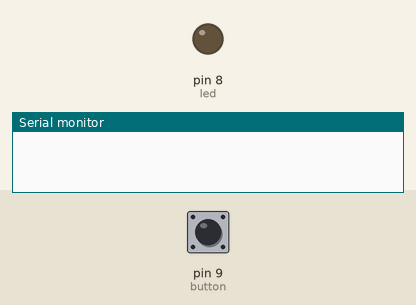
Bench run of a sketch on a simulated Arduino Uno, built with avr-gcc and run on an emulated ATmega328P. Parts: output pins drawn as LEDs (lit = HIGH), the last lines printed to the serial monitor. Inputs (shaded band) come from the test bench; at power-on: pin 9 (button) LOW.

Above: at 1.2 s.
1.3 s: pin 9 (button) pulled HIGH for 0.15 s
At 1.5 s:
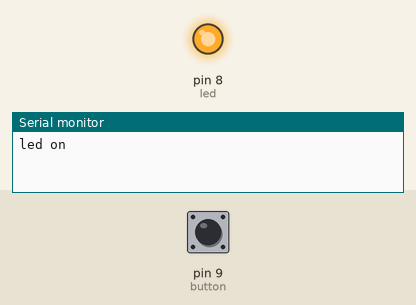
Timing chart, 0 to 4.3 s (numbered marks = the images above; inputs shaded):
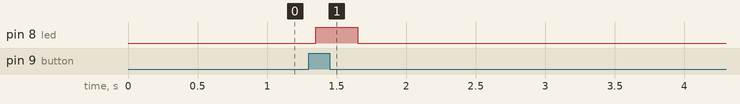

The sketch:

pull_down_blinkin_Ntimes.ino
```cpp
// ---------------------------------------------
// Project: Button Controlled LED with Pulldown Resistor
// Goal: Each time you press the button, the LED blinks
//       as many times as the number of presses so far.
//
// Hardware connections:
//   - LED connected to digital pin 8 (through 220Ω resistor to GND)
//   - Button connected to digital pin 9 (with 10kΩ pulldown resistor to GND)
// ---------------------------------------------

// Step 1: Define which pins are used
const int led = 8;      // Pin for LED
const int button = 9;   // Pin for Button

// Step 2: Create variables to keep track of button presses and state
int count = 0;          // Counts how many times button was pressed
int button_state = LOW;   // Remembers the last button state (HIGH or LOW)
unsigned long debounce_time = 0;  // Time when the button state last changed
unsigned long debounce_delay = 50;    // Delay (ms) to filter out noise when pressing button

// ---------------------------------------------
void setup() {
  // Step 3: Tell Arduino what each pin does
  pinMode(led, OUTPUT);     // LED will be controlled by Arduino
  pinMode(button, INPUT);
  Serial.begin(9600);   // Button is read as an input (uses pulldown resistor)

}
// ---------------------------------------------
void loop() {
  // Step 5: Read the button’s current state (HIGH if pressed, LOW if not)
  int reading = digitalRead(button);

  // Step 6: Debounce logic
  // If the reading has changed since last time, reset the timer
  if (reading != button_state) {
    debounce_time = millis();  // Record the time of this change
  }

  // Step 7: Check if enough time has passed to confirm the button press
  if ((millis() - debounce_time) > debounce_delay) {
    // Step 8: We’ll detect the moment the button changes from LOW to HIGH
    static int buttonPrev = LOW; // Remember previous stable state

    if (reading == HIGH && buttonPrev == LOW) {
      // Button was just pressed!
      count++;               // Increase the count
      blinkLED(count);       // Blink LED as many times as count
    }

    // Update the previous button state
    buttonPrev = reading;
  }

  // Step 9: Save current reading for next loop
  button_state = reading;
}
// ---------------------------------------------
void blinkLED(int n) {
  // This function makes the LED blink "n" times
  // It uses a for loop to repeat the ON/OFF pattern n times
  // (count) is the n used here!!!
  for (int i = 0; i < n; i++) {
    digitalWrite(led, HIGH);
    Serial.println("led on");  // Turn LED ON
    delay(300);                   // Wait 200 milliseconds
    digitalWrite(led, LOW);
    Serial.println("led off");   // Turn LED OFF
    delay(300);                   // Wait again before next blink
  }

  // Small pause before the next button press is detected
  delay(500);
}
// ---------------------------------------------
```

Measured:
- after the input at 1.3 s, pin 8 (led): LOW → HIGH after 0.05 s, → LOW 0.30 s later
